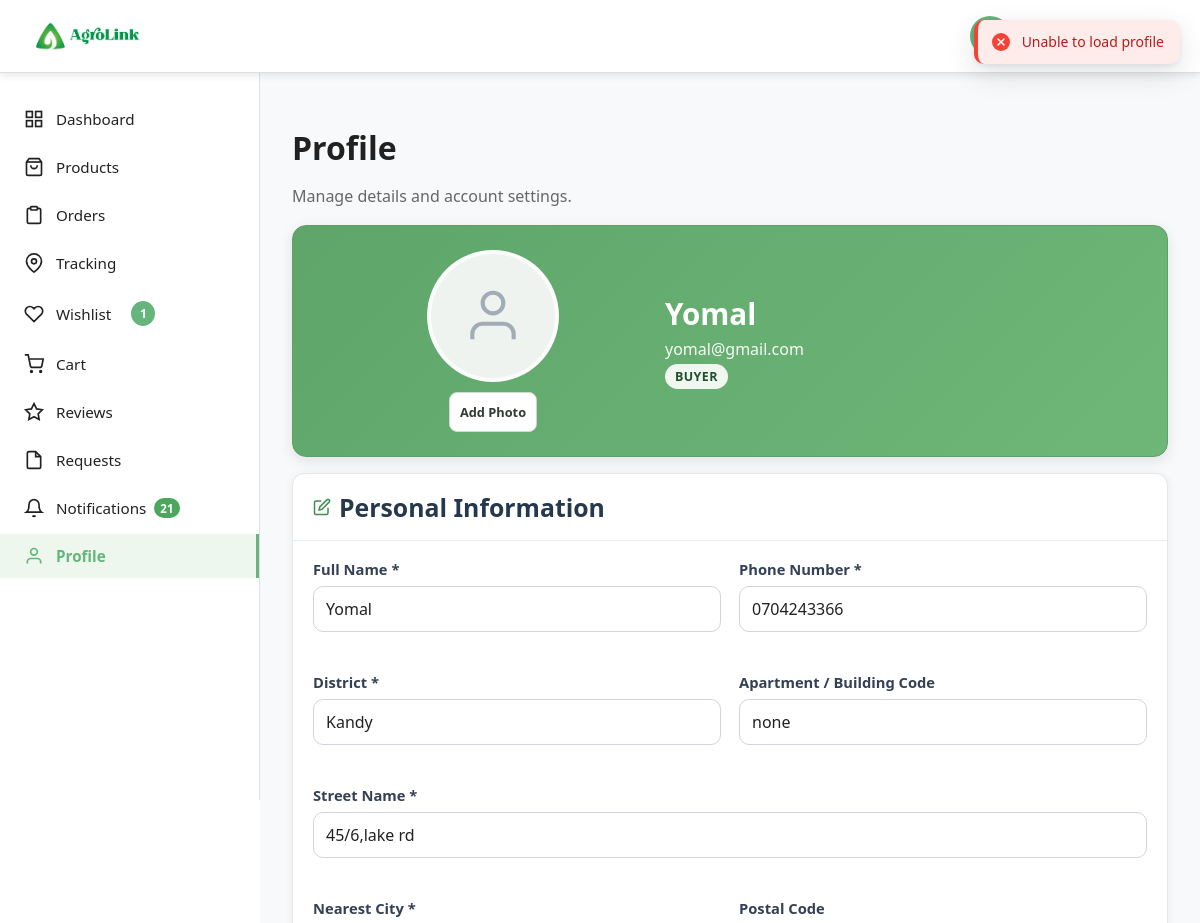
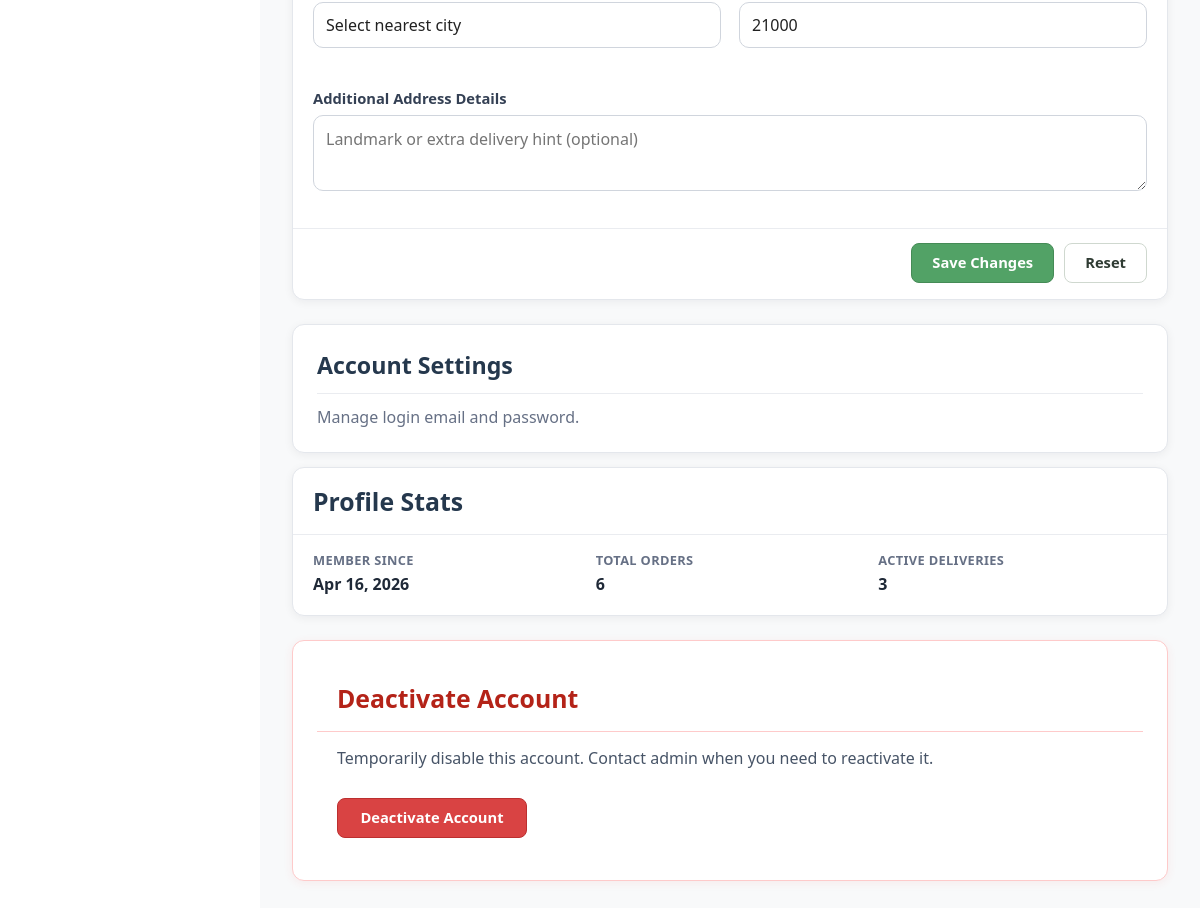
Screenshot of /buyerprofile (signed in) with the database file from the repository (2 pictures, top to bottom).
### tables this page shows
CREATE TABLE `buyer_profiles` (
  `id` int(11) NOT NULL,
  `user_id` int(11) NOT NULL,
  `phone` varchar(20) DEFAULT NULL,
  `apartment_code` varchar(50) DEFAULT NULL,
  `street_name` varchar(150) DEFAULT NULL,
  `city` varchar(100) DEFAULT NULL,
  `district` varchar(100) DEFAULT NULL,
  `postal_code` varchar(20) DEFAULT NULL,
  `additional_address_details` varchar(100) DEFAULT NULL,
  `profile_photo` varchar(255) DEFAULT NULL,
  `created_at` timestamp NOT NULL DEFAULT current_timestamp(),
  `updated_at` timestamp NOT NULL DEFAULT current_timestamp() ON UPDATE current_timestamp(),
  `alt_phone` varchar(20) DEFAULT NULL
);

### app/views/buyer/buyerProfileContent.view.php (the view, shortened to what the rows shown need)
<?php
$districts = [
    'Ampara',
    'Anuradhapura',
    'Badulla',
    'Batticaloa',
    'Colombo',
    'Galle',
    'Gampaha',
    'Jaffna',
    'Kalutara',
    'Kandy',
    'Kegalle',
    'Kilinochchi',
    'Kurunegala',
    'Mannar',
    'Matale',
    'Matara',
    'Mullaitivu',
    'Nuwara Eliya',
    'Polonnaruwa',
    'Puttalam',
    'Ratnapura',
    'Trincomalee',
    'Vavuniya'
];
$profileStats = is_array($profileStats ?? null) ? $profileStats : [];
?>
<div class="content-section profile-modern buyer-profile-modern">
    <div class="content-header">
        <h1 class="content-title">Profile</h1>
        <p class="content-subtitle">Manage details and account settings.</p>
    </div>
    <div class="profile-hero-card">
        <div class="profile-hero-avatar-wrap">
            <div id="profilePhotoWrapper" class="profile-hero-avatar">
                <div id="defaultProfileIcon" class="profile-default-icon <?= !empty($photoUrl) ? 'is-hidden' : '' ?>" aria-hidden="true">
                    <svg viewBox="0 0 24 24" fill="none" stroke="currentColor" stroke-width="1.6">
                        <path d="M20 21v-2a4 4 0 0 0-4-4H8a4 4 0 0 0-4 4v2"></path>
                        <circle cx="12" cy="7" r="4"></circle>
                    </svg>
                </div>
            </div>
            <div class="profile-photo-actions">
                <button type="button" id="addPhotoBtn" class="btn btn-secondary <?= !empty($photoUrl) ? 'is-hidden' : '' ?>">Add Photo</button>
            </div>
        </div>
        <div class="profile-hero-meta">
            <h2 id="profileDisplayName"><?= esc($username ?? 'Buyer') ?></h2>
            <p id="profileDisplayEmail"><?= esc(authUserEmail()) ?></p>
            <span class="profile-role-badge">Buyer</span>
        </div>
    </div>
    <div class="content-card profile-card">
        <div class="profile-section-head">
            <h3>
                <svg viewBox="0 0 24 24" fill="none" stroke="currentColor" stroke-width="2">
                    <path d="M11 4H4a2 2 0 0 0-2 2v14a2 2 0 0 0 2 2h14a2 2 0 0 0 2-2v-7"></path>
                    <path d="M18.5 2.5a2.1 2.1 0 0 1 3 3L12 15l-4 1 1-4 9.5-9.5z"></path>
                </svg>
                Personal Information
            </h3>
        </div>
        <div class="profile-card-body">
            <form id="profileForm" class="profile-form-grid buyer-profile-form-grid">
                <div class="form-group">
                    <label for="profileName">Full Name *</label>
                    <input type="text" id="profileName" name="name" class="form-control" value="<?= esc($username ?? '') ?>" maxlength="100" autocomplete="name" required>
                </div>
                <div class="form-group">
                    <label for="profilePhone">Phone Number *</label>
                    <input type="tel" id="profilePhone" name="phone" class="form-control" value="<?= esc($profile->phone ?? '') ?>" maxlength="10" inputmode="numeric" pattern="[0-9]{10}" autocomplete="tel" required>
                </div>
                <div class="form-group">
                    <label for="profileDistrict">District *</label>
                    <select id="profileDistrict" name="district" class="form-control" required>
                        <?php foreach ($districts as $district): ?>
                            <option value="<?= esc($district) ?>" <?= (($profile->district ?? '') === $district) ? 'selected' : '' ?>>
                                <?= esc($district) ?>
                            </option>
                        <?php endforeach; ?>
                    </select>
                </div>
                <div class="form-group">
                    <label for="profileApartmentCode">Apartment / Building Code</label>
                    <input type="text" id="profileApartmentCode" name="apartment_code" class="form-control" value="<?= esc($profile->apartment_code ?? '') ?>" maxlength="50" autocomplete="address-line1">
                </div>
                <div class="form-group form-group-wide">
                    <label for="profileStreetName">Street Name *</label>
                    <input type="text" id="profileStreetName" name="street_name" class="form-control" value="<?= esc($profile->street_name ?? '') ?>" maxlength="100" autocomplete="address-line2" required>
                </div>
                <div class="form-group">
                    <label for="profileCity">Nearest City *</label>
                    <select id="profileCity" name="city" class="form-control" data-selected-city="<?= esc($profile->city ?? '') ?>" required>
                        <option value="">Select nearest city</option>
                    </select>
                </div>
                <div class="form-group">
                    <label for="profilePostalCode">Postal Code</label>
                    <input type="text" id="profilePostalCode" name="postal_code" class="form-control" value="<?= esc($profile->postal_code ?? '') ?>" maxlength="5" inputmode="numeric" pattern="[0-9]{5}" autocomplete="postal-code" placeholder="Optional">
                </div>
                <div class="form-group form-group-wide buyer-address-details-field">
                    <label for="profileAdditionalAddress">Additional Address Details</label>
                    <textarea id="profileAdditionalAddress" name="additional_address_details" class="form-control" rows="2" maxlength="100" placeholder="Landmark or extra delivery hint (optional)"><?= esc($profile->additional_address_details ?? '') ?></textarea>
                </div>
            </form>
        </div>
        <div class="profile-card-footer">
            <button type="button" id="saveProfileBtn" class="btn btn-primary" onclick="BuyerProfile.saveProfileData()">Save Changes</button>
            <button type="button" class="btn btn-secondary" onclick="BuyerProfile.resetProfileForm()">Reset</button>
        </div>
    </div>
    <div class="content-card profile-shortcut-card account-settings-shortcut-card" data-open-modal="accountSettingsModal">
        <div class="profile-shortcut-head">
            <h3>Account Settings</h3>
        </div>
        <p>Manage login email and password.</p>
    </div>
    <div class="content-card profile-account-info-card">
        <div class="profile-section-head">
            <h3>Profile Stats</h3>
        </div>
        <div class="profile-account-info-grid buyer-profile-stats-grid">
            <div>
                <span class="profile-account-label">Member Since</span>
                <span class="profile-account-value" id="memberSinceValue">
                    <?= !empty($profileStats['member_since']) ? date('M d, Y', strtotime($profileStats['member_since'])) : '-' ?>
                </span>
            </div>
            <div>
                <span class="profile-account-label">Total Orders</span>
                <span class="profile-account-value" id="totalOrdersValue"><?= (int)($profileStats['total_orders'] ?? 0) ?></span>
            </div>
            <div>
                <span class="profile-account-label">Active Deliveries</span>
                <span class="profile-account-value" id="activeDeliveriesValue"><?= (int)($profileStats['active_deliveries'] ?? 0) ?></span>
            </div>
        </div>
    </div>
    <div class="content-card profile-danger-card deactivate-section-card">
        <div class="profile-section-head danger">
            <h3>Deactivate Account</h3>
        </div>
        <div class="deactivate-section-body">
            <p class="deactivate-section-note">Temporarily disable this account. Contact admin when you need to reactivate it.</p>
            <button type="button" class="btn btn-danger deactivate-section-btn" data-open-modal="deactivateAccountModal">Deactivate Account</button>
        </div>
    </div>
</div>

### rows the page displays
buyer_profiles: phone "0704243366", apartment_code "none", street_name "45/6,lake rd", postal_code "21000"

### other values shown
$wishlistCount "1"
$notificationUnreadCount "21"
$username "Yomal"
authUserEmail() "yomal@gmail.com"
date('M d, Y', strtotime($profileStats['member_since'])) "Apr 16, 2026"
$profileStats['total_orders'] "6"
$profileStats['active_deliveries'] "3"
form field district "Kandy"
